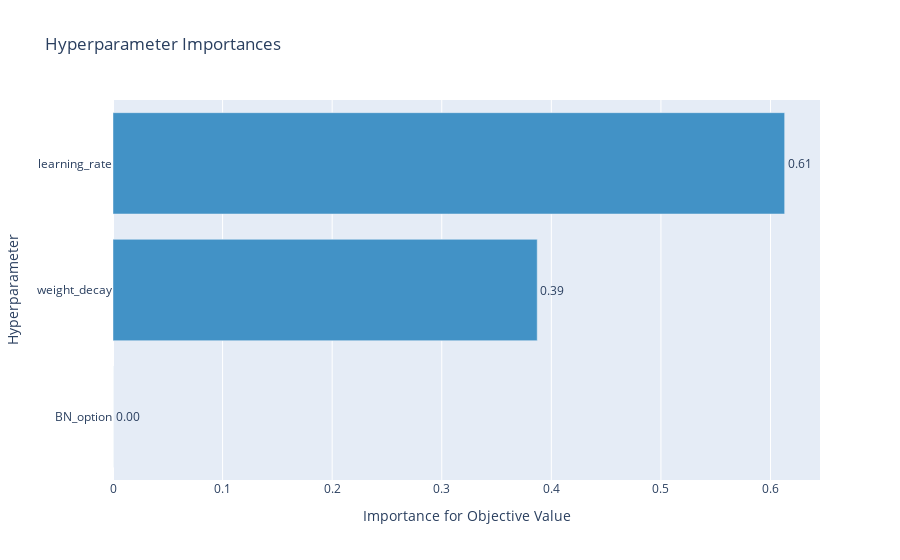

The code cell stored with this chart in its notebook:
### Code cell
print("maybe reduce the parameter range and run again once the general landscape is found?")
optuna.visualization.plot_param_importances(study)

### Figure 1 — Plotly figure (JSON) as saved in the notebook; plotly's stock layout.template omitted (floating-point values rounded to 4 significant figures)
{"data": [{"cliponaxis": false, "hovertemplate": ["BN_option (CategoricalDistribution): 0.0<extra></extra>", "weight_decay (LogUniformDistribution): 0.38710683915529676<extra></extra>", "learning_rate (LogUniformDistribution): 0.6128931608447032<extra></extra>"], "marker": {"color": "rgb(66,146,198)"}, "orientation": "h", "text": ["0.0", "0.38710683915529676", "0.6128931608447032"], "textposition": "outside", "texttemplate": "%{text:.2f}", "type": "bar", "x": [0, 0.3871, 0.6129], "y": ["BN_option", "weight_decay", "learning_rate"]}], "layout": {"autosize": true, "showlegend": false, "title": {"text": "Hyperparameter Importances"}, "xaxis": {"autorange": true, "range": [0, 0.6452], "title": {"text": "Importance for Objective Value"}, "type": "linear"}, "yaxis": {"autorange": true, "range": [-0.5, 2.5], "title": {"text": "Hyperparameter"}, "type": "category"}}}
